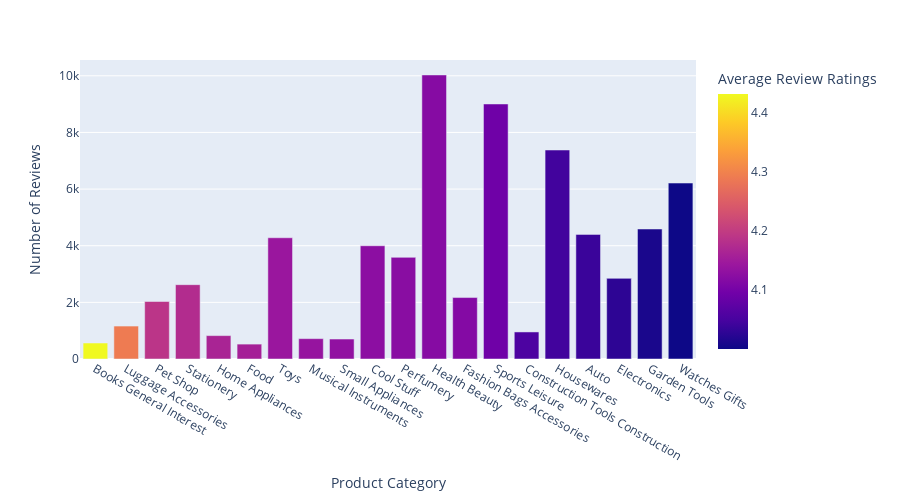

Notebook cell for this chart:
### Code cell
import plotly.express as px
avg_ratings = avg_score_per_category[:20]
fig = px.bar(avg_ratings, x='Product Category', y='Number of Reviews',
             hover_data=['Average Review Ratings'], color='Average Review Ratings',
             height=500)
fig.show()

### Figure 1 — Plotly figure (JSON) as saved in the notebook; plotly's stock layout.template omitted (floating-point values rounded to 4 significant figures)
{"data": [{"alignmentgroup": "True", "customdata": [[4.432], [4.291], [4.189], [4.176], [4.163], [4.158], [4.142], [4.138], [4.132], [4.126], [4.123], [4.119], [4.117], [4.093], [4.057], [4.045], [4.039], [4.027], [4.011], [4.001]], "hovertemplate": "Product Category=%{x}<br>Number of Reviews=%{y}<br>Average Review Ratings=%{marker.color}<extra></extra>", "legendgroup": "", "marker": {"color": [4.432, 4.291, 4.189, 4.176, 4.163, 4.158, 4.142, 4.138, 4.132, 4.126, 4.123, 4.119, 4.117, 4.093, 4.057, 4.045, 4.039, 4.027, 4.011, 4.001], "coloraxis": "coloraxis"}, "name": "", "offsetgroup": "", "orientation": "v", "showlegend": false, "textposition": "auto", "type": "bar", "x": ["Books General Interest", "Luggage Accessories", "Pet Shop", "Stationery", "Home Appliances", "Food", "Toys", "Musical Instruments", "Small Appliances", "Cool Stuff", "Perfumery", "Health Beauty", "Fashion Bags Accessories", "Sports Leisure", "Construction Tools Construction", "Housewares", "Auto", "Electronics", "Garden Tools", "Watches Gifts"], "xaxis": "x", "y": [565, 1163, 2030, 2625, 826, 526, 4281, 719, 705, 3999, 3589, 10030, 2170, 9005, 955, 7380, 4400, 2847, 4590, 6213], "yaxis": "y"}], "layout": {"barmode": "relative", "coloraxis": {"colorbar": {"title": {"text": "Average Review Ratings"}}, "colorscale": [[0, "#0d0887"], [0.1111, "#46039f"], [0.2222, "#7201a8"], [0.3333, "#9c179e"], [0.4444, "#bd3786"], [0.5556, "#d8576b"], [0.6667, "#ed7953"], [0.7778, "#fb9f3a"], [0.8889, "#fdca26"], [1, "#f0f921"]]}, "height": 500, "legend": {"tracegroupgap": 0}, "margin": {"t": 60}, "xaxis": {"anchor": "y", "domain": [0, 1], "title": {"text": "Product Category"}}, "yaxis": {"anchor": "x", "domain": [0, 1], "title": {"text": "Number of Reviews"}}}}
